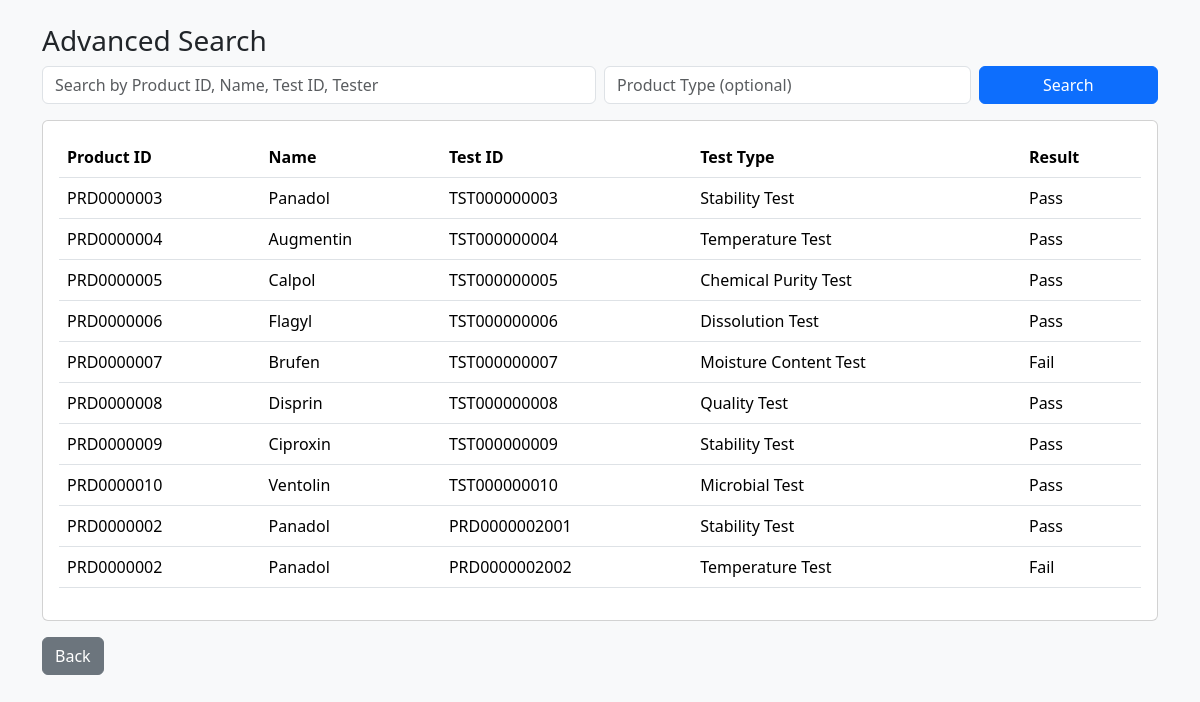
Screenshot of /search.php with the database file from the repository.
### tables this page shows
CREATE TABLE `tests` (
  `id` int(11) NOT NULL,
  `test_id` varchar(30) NOT NULL,
  `product_id` varchar(20) NOT NULL,
  `test_type` varchar(100) DEFAULT NULL,
  `result` enum('Pass','Fail','Pending') DEFAULT 'Pending',
  `tester_name` varchar(255) DEFAULT NULL,
  `remarks` text DEFAULT NULL,
  `test_date` date DEFAULT NULL,
  `created_at` timestamp NOT NULL DEFAULT current_timestamp()
);

CREATE TABLE `products` (
  `id` int(11) NOT NULL,
  `product_id` varchar(20) NOT NULL,
  `name` varchar(255) NOT NULL,
  `product_type` varchar(100) DEFAULT NULL,
  `revise` varchar(50) DEFAULT NULL,
  `manufacture_date` date DEFAULT NULL,
  `remarks` text DEFAULT NULL,
  `created_at` timestamp NOT NULL DEFAULT current_timestamp()
);

### search.php (the view, shortened to what this page needs)
<?php
require 'config.php';
$params = [];
$sql = 'SELECT p.*, t.test_id, t.test_type, t.result FROM products p LEFT JOIN tests t ON p.product_id = t.product_id';
$sql .= ' ORDER BY p.created_at DESC';
$stmt = $pdo->prepare($sql);
$stmt->execute($params);
$rows = $stmt->fetchAll();
?>
<!doctype html>
<html>
<head>
    <link href="https://cdn.jsdelivr.net/npm/bootstrap@5.3.2/dist/css/bootstrap.min.css" rel="stylesheet">
</head>
<body class="bg-light">
<div class="container py-4">
    <h3>Advanced Search</h3>
    <form method="get" class="row g-2 mb-3">
        <div class="col-md-6"><input class="form-control" name="q" placeholder="Search by Product ID, Name, Test ID, Tester"></div>
        <div class="col-md-4"><input class="form-control" name="type" placeholder="Product Type (optional)"></div>
        <div class="col-md-2"><button class="btn btn-primary w-100">Search</button></div>
    </form>
    <div class="card">
        <div class="card-body">
            <?php if(!$rows): ?>
                <div class="alert alert-info">No results</div>
            <?php else: ?>
                <table class="table">
                    <thead><tr><th>Product ID</th><th>Name</th><th>Test ID</th><th>Test Type</th><th>Result</th></tr></thead>
                    <tbody>
                    <?php foreach($rows as $r): ?>
                        <tr>
                            <td><?=htmlspecialchars($r['product_id'])?></td>
                            <td><?=htmlspecialchars($r['name'])?></td>
                            <td><?=htmlspecialchars($r['test_id'])?></td>
                            <td><?=htmlspecialchars($r['test_type'])?></td>
                            <td><?=htmlspecialchars($r['result'])?></td>
                        </tr>
                    <?php endforeach; ?>
                    </tbody>
                </table>
            <?php endif; ?>
        </div>
    </div>
    <a href="index.php" class="btn btn-secondary mt-3">Back</a>
</div>
</body>
</html>

### rows the page displays
tests: products.product_id "PRD0000003", products.name "Panadol", test "TST000000003", test_type "Stability Test", result "Pass"
tests: products.product_id "PRD0000004", products.name "Augmentin", test "TST000000004", test_type "Temperature Test", result "Pass"
tests: products.product_id "PRD0000005", products.name "Calpol", test "TST000000005", test_type "Chemical Purity Test", result "Pass"
tests: products.product_id "PRD0000006", products.name "Flagyl", test "TST000000006", test_type "Dissolution Test", result "Pass"
tests: products.product_id "PRD0000007", products.name "Brufen", test "TST000000007", test_type "Moisture Content Test", result "Fail"
tests: products.product_id "PRD0000008", products.name "Disprin", test "TST000000008", test_type "Quality Test", result "Pass"
tests: products.product_id "PRD0000009", products.name "Ciproxin", test "TST000000009", test_type "Stability Test", result "Pass"
tests: products.product_id "PRD0000010", products.name "Ventolin", test "TST000000010", test_type "Microbial Test", result "Pass"
tests: products.product_id "PRD0000002", products.name "Panadol", test "PRD0000002001", test_type "Stability Test", result "Pass"
tests: products.product_id "PRD0000002", products.name "Panadol", test "PRD0000002002", test_type "Temperature Test", result "Fail"
